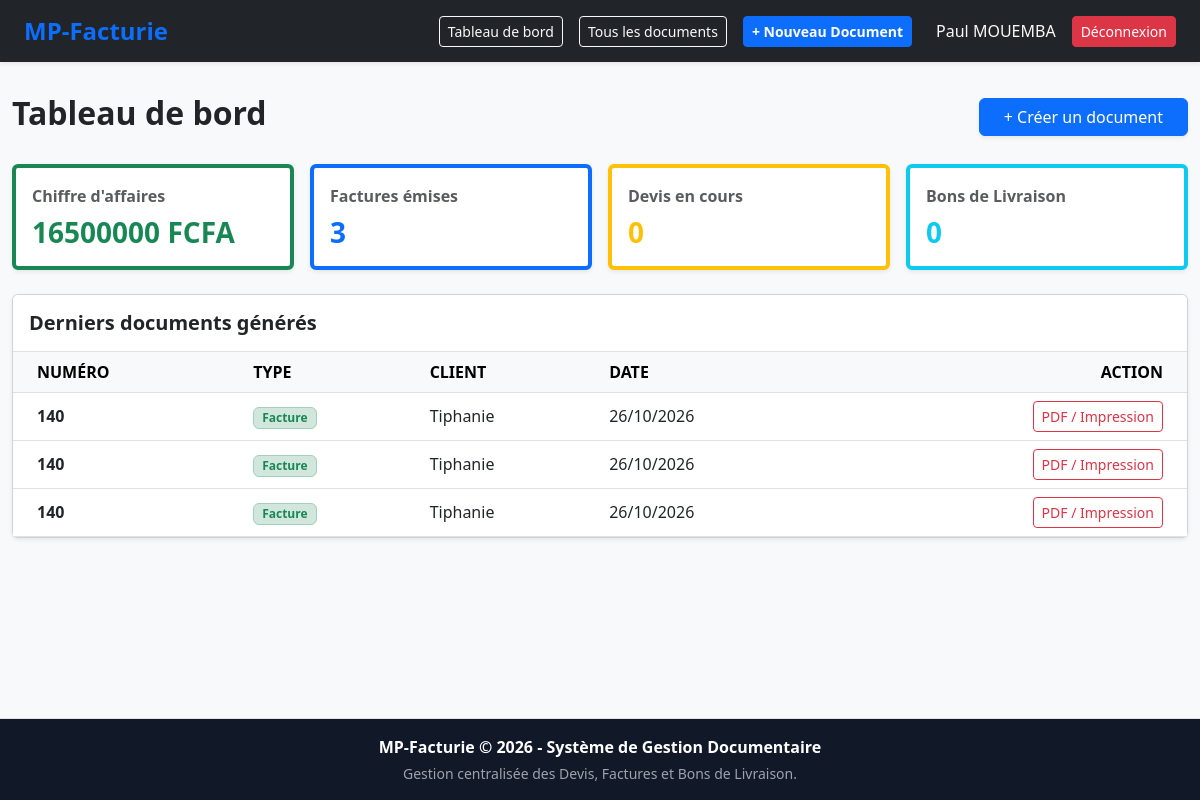
Page /dashboard/ (signed in) on the earlier database version.
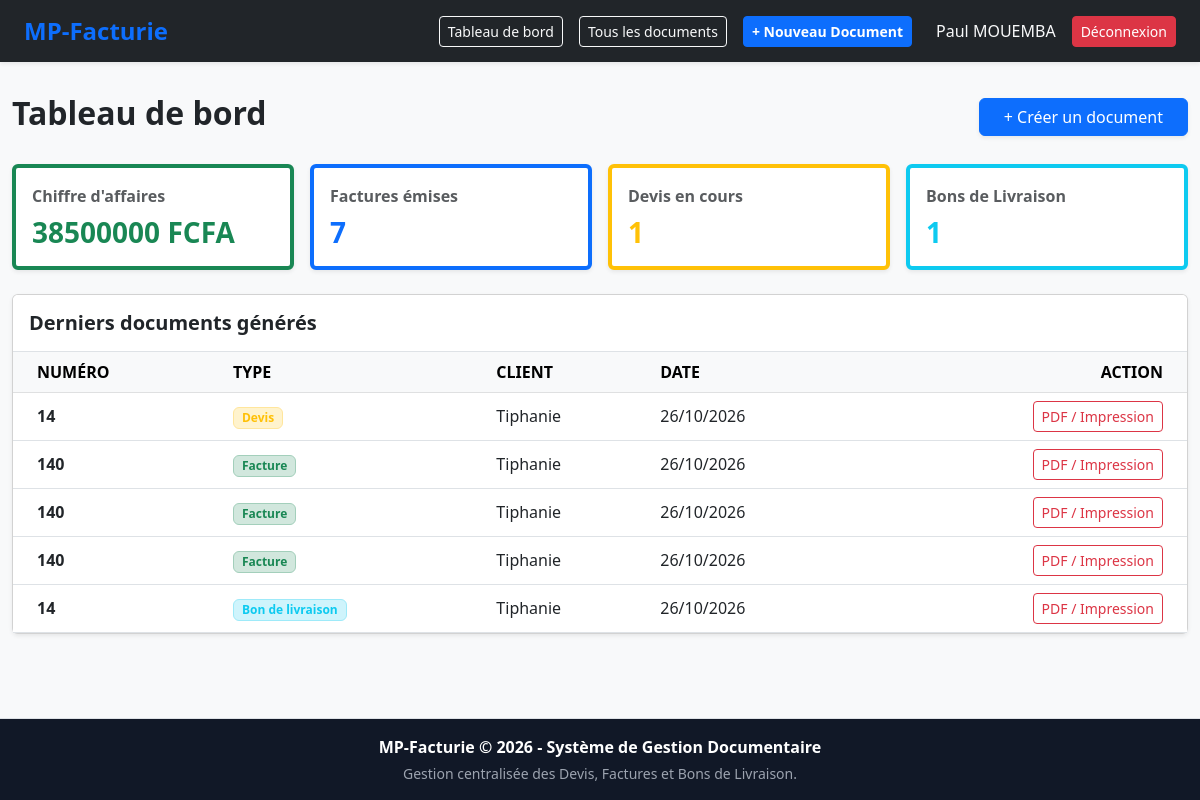
Same page on the later database version.
### documents/models.py (models this page shows)
class Document(models.Model):
    TYPE_CHOICES = [
        ('facture', 'Facture'),
        ('devis', 'Devis'),
        ('bon_livraison', 'Bon de livraison'),
    ]
    MODELE_CHOICES = [
        ('service', 'Prestation (Jours / Taux)'),
        ('produit', 'Vente / Produit (Quantité / Prix Unitaire)'),
    ]
    user = models.ForeignKey(User, on_delete=models.CASCADE)
    type_document = models.CharField(max_length=20, choices=TYPE_CHOICES, default='facture')
    modele_facture = models.CharField(max_length=20, choices=MODELE_CHOICES, default='service')
    numero = models.CharField(max_length=50)
    initiateur = models.CharField(max_length=100, blank=True)
    client = models.CharField(max_length=100)
    nif = models.CharField(max_length=50, blank=True, null=True, verbose_name="NIF")
    bp = models.CharField(max_length=50, blank=True, null=True, verbose_name="Boîte Postale (BP)")
    objet = models.CharField(max_length=255, blank=True)
    taux_prelevement = models.FloatField(default=0.0)
    avance = models.FloatField(default=0.0)
    regule = models.FloatField(default=0.0)
    autre_option_label = models.CharField(max_length=100, blank=True)
    autre_option_montant = models.FloatField(default=0.0)
    date_creation = models.DateTimeField(auto_now_add=True)

### dashboard/views.py (the view)
# urls.py: path('', views.dashboard_index, name='dashboard_index'),
@login_required
def dashboard_index(request):
    user_docs = Document.objects.filter(user=request.user)
    nb_factures = user_docs.filter(type_document='facture').count()
    nb_devis = user_docs.filter(type_document='devis').count()
    nb_bl = user_docs.filter(type_document__in=['bon_livraison', 'bl', 'bon de livraison']).count()
    facture_ids = user_docs.filter(type_document='facture').values_list('id', flat=True)
    ca_total = LigneDocument.objects.filter(document_id__in=facture_ids).aggregate(Sum('prix_total'))['prix_total__sum'] or 0
    context = {
        'nb_factures': nb_factures,
        'nb_devis': nb_devis,
        'nb_bl': nb_bl,
        'ca_total': ca_total,
        'derniers_documents': user_docs.order_by('-date_creation')[:5]
    }
    return render(request, 'dashboard/index.html', context)

### dashboard/templates/dashboard/index.html (shortened to what this page needs)
{% extends 'base.html' %}
{% block content %}
<div class="container-fluid py-2">
    <div class="d-flex justify-content-between align-items-center mb-4">
        <h2 class="fw-bold text-dark">Tableau de bord</h2>
        <a href="{% url 'creer_document' %}" class="btn btn-primary px-4 shadow-sm">+ Créer un document</a>
    </div>
    <div class="row g-3 mb-4">
        <div class="col-md-3">
            <div class="card shadow-sm p-3 border-start border-4 border-success bg-white">
                <span class="text-muted fw-semibold fs-7">Chiffre d'affaires</span>
                <h3 class="text-success fw-bold mt-2 mb-0">{{ ca_total|floatformat:0 }} FCFA</h3>
            </div>
        </div>
        <div class="col-md-3">
            <div class="card shadow-sm p-3 border-start border-4 border-primary bg-white">
                <span class="text-muted fw-semibold fs-7">Factures émises</span>
                <h3 class="text-primary fw-bold mt-2 mb-0">{{ nb_factures }}</h3>
            </div>
        </div>
        <div class="col-md-3">
            <div class="card shadow-sm p-3 border-start border-4 border-warning bg-white">
                <span class="text-muted fw-semibold fs-7">Devis en cours</span>
                <h3 class="text-warning fw-bold mt-2 mb-0">{{ nb_devis }}</h3>
            </div>
        </div>
        <div class="col-md-3">
            <div class="card shadow-sm p-3 border-start border-4 border-info bg-white">
                <span class="text-muted fw-semibold fs-7">Bons de Livraison</span>
                <h3 class="text-info fw-bold mt-2 mb-0">{{ nb_bl }}</h3>
            </div>
        </div>
    </div>
    <div class="card shadow-sm bg-white">
        <div class="card-header bg-white py-3 border-bottom">
            <h5 class="fw-bold m-0 text-dark">Derniers documents générés</h5>
        </div>
        <div class="card-body p-0">
            <div class="table-responsive">
                <table class="table table-hover align-middle mb-0">
                    <thead class="table-light">
                        <tr>
                            <th class="ps-4">NUMÉRO</th>
                            <th>TYPE</th>
                            <th>CLIENT</th>
                            <th>DATE</th>
                            <th class="text-end pe-4">ACTION</th>
                        </tr>
                    </thead>
                    <tbody>
                        {% for doc in derniers_documents %}
                        <tr>
                            <td class="ps-4 fw-bold text-dark">{{ doc.numero }}</td>
                            <td>
                                {% if doc.type_document == 'facture' %}
                                    <span class="badge bg-success-subtle text-success border border-success-subtle px-2 py-1">Facture</span>
                                {% elif doc.type_document == 'devis' %}
                                    <span class="badge bg-warning-subtle text-warning border border-warning-subtle px-2 py-1">Devis</span>
                                {% else %}
                                    <span class="badge bg-info-subtle text-info border border-info-subtle px-2 py-1">Bon de livraison</span>
                                {% endif %}
                            </td>
                            <td>{{ doc.client|default:"-" }}</td>
                            <td>{{ doc.date_creation|date:"d/m/Y" }}</td>
                            <td class="text-end pe-4">
                                <a href="{% url 'apercu_pdf' doc.id %}" class="btn btn-sm btn-outline-danger" target="_blank">
                                     PDF / Impression
                                </a>
                            </td>
                        </tr>
                        {% empty %}
                        <tr>
                            <td colspan="5" class="text-center py-4 text-muted">Aucun document généré pour le moment.</td>
                        </tr>
                        {% endfor %}
                    </tbody>
                </table>
            </div>
        </div>
    </div>
</div>
{% endblock %}

### templates/base.html (shortened to what this page needs)
<!DOCTYPE html>
<html lang="fr">
<head>
    <link href="https://cdn.jsdelivr.net/npm/bootstrap@5.3.0/dist/css/bootstrap.min.css" rel="stylesheet">
</head>
<body>
    <nav class="navbar navbar-expand-lg navbar-dark bg-dark shadow-sm py-2">
        <div class="container-fluid px-4">
            <a class="navbar-brand fw-bold text-primary fs-4" href="{% url 'dashboard_index' %}">MP-Facturie</a>
            {% if user.is_authenticated %}
            <div class="d-flex align-items-center gap-3 ms-auto">
                <a href="{% url 'dashboard_index' %}" class="btn btn-outline-light btn-sm">Tableau de bord</a>
                <a href="{% url 'liste_documents' %}" class="btn btn-outline-light btn-sm">Tous les documents</a>
                <a href="{% url 'creer_document' %}" class="btn btn-primary btn-sm fw-bold">+ Nouveau Document</a>
                <span class="text-light ms-2"> {{ user.get_full_name|default:user.username }}</span>
                <form action="{% url 'logout' %}" method="post" class="d-inline">
                    <button type="submit" class="btn btn-danger btn-sm">Déconnexion</button>
                </form>
            </div>
            {% else %}
            <div class="ms-auto d-flex gap-2">
                <a href="{% url 'login' %}" class="btn btn-outline-light btn-sm">Se connecter</a>
                <a href="{% url 'register' %}" class="btn btn-primary btn-sm">Créer un compte</a>
            </div>
            {% endif %}
        </div>
    </nav>
    <div class="content-wrapper py-4">
        {% block content %}{% endblock %}
    </div>
    <footer class="mt-auto py-3 border-top">
        <div class="container text-center">
            <p class="mb-1 fw-bold text-white">MP-Facturie &copy; 2026 - Système de Gestion Documentaire</p>
            <p class="small mb-0">Gestion centralisée des Devis, Factures et Bons de Livraison.</p>
        </div>
    </footer>
</body>
</html>

### templates/base.html (style rules this page uses)
body { display: flex; flex-direction: column; min-height: 100vh; background-color: #f8f9fa; }
.content-wrapper { flex: 1; }
footer { background-color: #111827; color: #9ca3af; }

Differences in the rows shown:
added Document: numero "14", type_document "Devis", client "Tiphanie", date_creation "26/10/2026"
added Document: numero "14", type_document "Bon de livraison", client "Tiphanie", date_creation "26/10/2026"
Other differences:
{{ ca_total|floatformat:0 }}: "16500000" → "38500000"
{{ nb_factures }}: "3" → "7"
{{ nb_devis }}: "0" → "1"
{{ nb_bl }}: "0" → "1"
